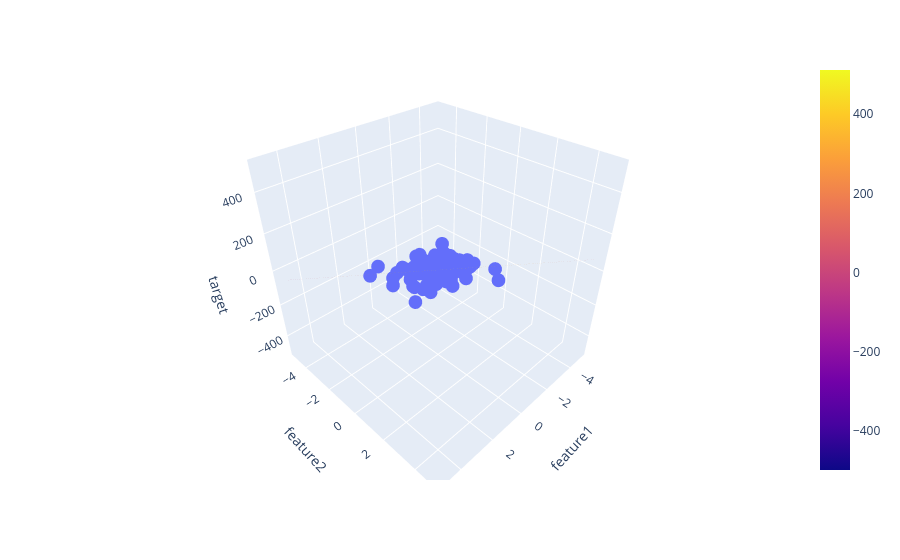

The notebook cell saved with this chart:
### Code cell
fig = px.scatter_3d(df, x='feature1', y='feature2', z='target')
fig.add_trace(go.Surface(x=xGrid, y=yGrid, z=z))
